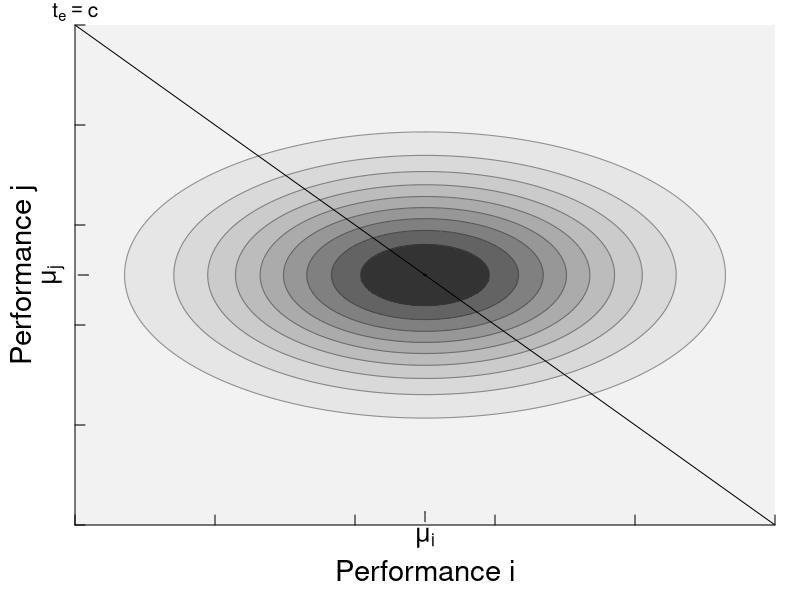

The R script that drew this image:
oldpar <- par(no.readonly = TRUE)

# No hace falta tanta generalidad
# oldwd <- getwd()
# this.dir <- dirname(parent.frame(2)$ofile)
# nombre.R <-  sys.frame(1)$ofile
# require(tools)
# nombre <- print(file_path_sans_ext(nombre.R))
# pdf(paste0(nombre,".pdf"))
# setwd(this.dir)

# El nombre del archivo de salida est'a fijo.
nombre <- 'Fig9.pdf'
pdf(nombre)
par(mar=c(3.75,3.75,1.25,1.25))

a<--10;b<-60 # limites inferior y superior de la integral en el eje de las habilidades
mu<-25
denominador_sigma2 <- 3; numerador_sigma2 <- mu
sigma <- numerador_sigma2/denominador_sigma2
denominador_beta2 <- 2; numerador_beta2 <- sigma
beta <- numerador_beta2/denominador_beta2
#p(s_i) = N(s_i;mu_i,sigma_i^2)
p.s <- function(s_i,mu=25,sigma=sqrt(25/3)){
  return(dnorm(s_i,mean=mu,sd=sigma ))
}
#int_{s_i} N(s_i;mu_i,sigma_i^2) ds_i
#int_{s_i} p(s_i) ds_i
ds=0.25;s_grilla <- seq(a,b,by=ds)
int_s = sum(p.s(s_grilla))*ds; int_s

#p(p_i) = int_{s_i} N(p_i;s_i,beta^2) N(si;mu_i,sigma_i^2) ds_i
p.p <- function(p,mu=25,sigma=sqrt(25/3),beta=sqrt((25/3)/2),ds=0.1,a=0,b=50){
  s <- seq(a,b,by=ds)
  res <- sum(dnorm(p,s,beta)*dnorm(s,mu,sigma)*ds)
  return(res)
}
#Si integramos p_i nos tiene que dar 1.
#int_{p_i} p(p_i) dp_i = int_{p_i} int_{s_i} N(p_i;s_i,beta^2) N(si;mu_i,sigma_i^2) dp_i ds_i
dp <- 0.1; p_grilla <- seq(a,b,by=dp) 
int_p = sum(unlist(Map(p.p,p_grilla)))*dp; int_p

#Si expandimos esto a 2 dimensiones encontramos 
normal_product_dep <- function(x1,x2,mu1=25,sigma1=25/3,sigma2=25/6){
  return(dnorm(x1,mu1,sigma1*1.2)*dnorm(x2,mu1,sigma1*0.8))
}
ds <- 0.1;s_grilla <- seq(a,b,by=ds);p_grilla <- s_grilla
producto <- outer(s_grilla,p_grilla, normal_product_dep) 
colnames(producto) <- s_grilla
rownames(producto) <- p_grilla
levels <- seq(min(producto),max(producto),length.out = 11)
image(s_grilla,p_grilla,producto,ylim=c(0,50),xlim=c(0,50),col=rev(gray.colors(10,start=0.2,end=0.95)),breaks = levels,useRaster=T,
      ylab="",xlab="",axes=F)
contour(s_grilla,p_grilla,producto,ylim=c(0,50),xlim=c(0,50),drawlabels=F,levels = levels,add = T,col=rev(gray.colors(11,start=0,end=0.6)),lwd=1.1)
mtext("Performance j", side=2, line=2,cex = 1.75)
mtext("Performance i", side=1, line=2,cex = 1.75)
axis(lwd=1,lwd.ticks=1,side=2, labels=NA,cex.axis=0.6,tck=0.02)
axis(lwd=1,lwd.ticks=1,side=1, labels=NA,cex.axis=0.6,tck=0.02)
axis(lwd=1,side=1,at=25, labels= expression(mu[i]),cex.axis=1.5,line=-0.66)
axis(lwd=1,side=2,at=25, labels= expression(mu[j]),cex.axis=1.5,line=-0.66)
lines(c(0,50),c(50,0))
mtext(expression(t[e]==c), side=3, line=0, at=0,cex=1.25)



#######################################
# end 
dev.off()
# setwd(oldwd)
par(oldpar, new=F)
#########################################
